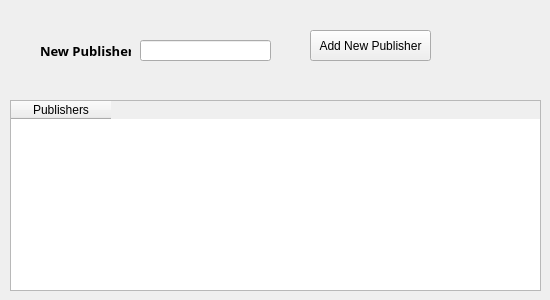
      <widget class="QWidget" name="tab_15">
       <attribute name="title">
        <string>Publisher</string>
       </attribute>
       <widget class="QPushButton" name="pushButton_25">
        <property name="geometry">
         <rect>
          <x>310</x>
          <y>30</y>
          <width>121</width>
          <height>31</height>
         </rect>
        </property>
        <property name="text">
         <string>Add New Publisher</string>
        </property>
       </widget>
       <widget class="QLabel" name="label_27">
        <property name="geometry">
         <rect>
          <x>40</x>
          <y>40</y>
          <width>91</width>
          <height>21</height>
         </rect>
        </property>
        <property name="font">
         <font>
          <family>Segoe UI Semibold</family>
          <pointsize>10</pointsize>
          <weight>75</weight>
          <bold>true</bold>
          <underline>false</underline>
         </font>
        </property>
        <property name="text">
         <string>New Publisher</string>
        </property>
       </widget>
       <widget class="QLineEdit" name="lineEdit_21">
        <property name="geometry">
         <rect>
          <x>140</x>
          <y>40</y>
          <width>131</width>
          <height>21</height>
         </rect>
        </property>
       </widget>
       <widget class="QTableWidget" name="tableWidget_5">
        <property name="geometry">
         <rect>
          <x>10</x>
          <y>100</y>
          <width>531</width>
          <height>191</height>
         </rect>
        </property>
        <column>
         <property name="text">
          <string>Publishers</string>
         </property>
        </column>
       </widget>
      </widget>
